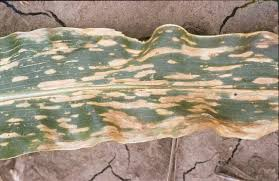
#> input picture test_samples/sample_corn_leaf.jfif, 279 x 181 px
$ python -i predict_leaf.py   (imports and definitions only)   (older library calls are emulated)
#> lines starting #> are read from the running program, lines starting #| are printed output that depends on the picture
import os
import sys

# ضمان ترميز UTF-8 في ويندوز
# [6 lines not run here, left out]

import argparse
import json
import cv2
import numpy as np
import joblib
from skimage.feature import graycomatrix, graycoprops, local_binary_pattern

# ========================================================
# تعريف فئات الـ Ensemble لإلغاء التسلسل (Unpickling)
# ========================================================
class GrandVotingEnsemble:
    # [4 lines left out: function __init__, not called in this run]

    def predict_proba(self, X):
        return sum(w * m.predict_proba(X) for w, m in zip(self.weights, self.models)) / sum(self.weights)

    def predict(self, X):
        probs = self.predict_proba(X)
        return np.argmax(probs, axis=1)

class SoftVotingEnsemble:
    # [4 lines left out: function __init__, not called in this run]

    def predict_proba(self, X):
        return sum(w * m.predict_proba(X) for w, m in zip(self.weights, self.models)) / sum(self.weights)

    def predict(self, X):
        probs = self.predict_proba(X)
        return np.argmax(probs, axis=1)

class HierarchicalPlantEngine:
    # [22 lines left out: functions __init__, predict_proba, not called in this run]

    def predict(self, X):
        probs = self.predict_proba(X)
        return np.argmax(probs, axis=1)

# ========================================================
# استخراج السمات المتقدمة المطابقة للنموذج الأكبر (554 ميزة)
# ========================================================
clahe_filter = cv2.createCLAHE(clipLimit=2.0, tileGridSize=(8, 8))

def extract_leaf_features(image_path, target_size=(128, 128)):
#> called with image_path = 'test_samples/sample_corn_leaf.jfif', target_size = (128, 128)
    img = cv2.imread(image_path)
#> img is the input picture: shape (181, 279, 3); mean B, G, R 127, 145.6, 159.7
    if img is None:
        return None
    img = cv2.resize(img, target_size)
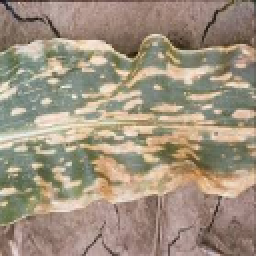
#> img: shape (128, 128, 3) (shown 2 times larger); mean B, G, R 126.7, 145.3, 159.4
    gray = cv2.cvtColor(img, cv2.COLOR_BGR2GRAY)
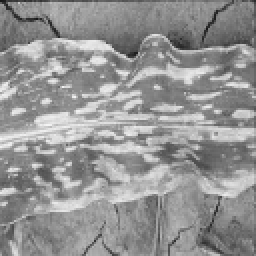
#> gray: shape (128, 128) (shown 2 times larger); min 22, max 245, mean 147.4

    # 1. تسوية الإضاءة والظلال (CLAHE)
    gray_eq = clahe_filter.apply(gray)
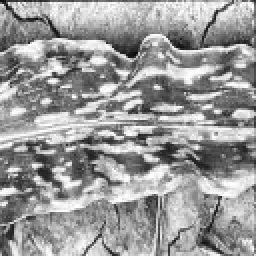
#> gray_eq: shape (128, 128) (shown 2 times larger); min 11, max 255, mean 153.2

    # 2. فضاء الألوان HSV (512 ميزة)
    hsv = cv2.cvtColor(img, cv2.COLOR_BGR2HSV)
#> hsv: shape (128, 128, 3); mean H, S, V 21.5, 55.6, 161.2
    hist_hsv = cv2.calcHist([hsv], [0, 1, 2], None, (8, 8, 8), [0, 180, 0, 256, 0, 256])
    cv2.normalize(hist_hsv, hist_hsv)

    # 3. إحصائيات الألوان في HSV و LAB (10 ميزات)
    lab = cv2.cvtColor(img, cv2.COLOR_BGR2LAB)
#> lab: shape (128, 128, 3); mean of channels 0, 1, 2 155.2, 130.2, 139.9
    color_moments = [
        hsv[:,:,0].mean(), hsv[:,:,0].std(),
        hsv[:,:,1].mean(), hsv[:,:,1].std(),
        hsv[:,:,2].mean(), hsv[:,:,2].std(),
        lab[:,:,1].mean(), lab[:,:,1].std(),
        lab[:,:,2].mean(), lab[:,:,2].std()
    ]
#> color_moments = [21.5, 17.95, 55.58, 23.23, 161.2, 38.42, 130.2, 5.94, 139.9, 6.04]

    # 4. مصفوفة الملمس GLCM (64 مستوى)
    gray_64 = (gray_eq // 4).astype(np.uint8)
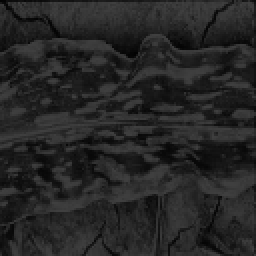
#> gray_64: shape (128, 128) (shown 2 times larger); min 2, max 63, mean 37.9
    glcm = graycomatrix(gray_64, distances=[1], angles=[0, np.pi/2], levels=64, symmetric=True, normed=True)
    f_glcm = [
        graycoprops(glcm, 'contrast').mean(),
        graycoprops(glcm, 'dissimilarity').mean(),
        graycoprops(glcm, 'homogeneity').mean(),
        graycoprops(glcm, 'energy').mean(),
        graycoprops(glcm, 'correlation').mean()
    ]
#> f_glcm = [88.19, 6.49, 0.184, 0.0292, 0.778]

    # 5. ملمس LBP المجهري (18 ميزة)
    lbp = local_binary_pattern(gray_eq, 16, 2, method="uniform")
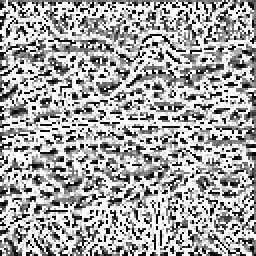
#> lbp: shape (128, 128) float64 (shown 2 times larger); min 0, max 17, mean 11.07; drawn with min black and max white
    (hist_lbp, _) = np.histogram(lbp.ravel(), bins=np.arange(0, 19), range=(0, 18))
#> hist_lbp = 18 values, max 5849 at index 17, min 372 at index 12, mean 910.2
    hist_lbp = hist_lbp.astype("float") / (hist_lbp.sum() + 1e-7)
#> hist_lbp = 18 values, max 0.357 at index 17, min 0.0227 at index 12, mean 0.0556

    # 6. عزوم الشكل الهندسية Hu Moments (7 ميزات)
    moments = cv2.moments(gray_eq)
#> moments = moments, m00 2509316, centre m10/m00, m01/m00 = (63.76, 63.33)
    hu = cv2.HuMoments(moments).flatten()
#> hu = [0.0011, 1.68e-09, 1.92e-13, 1.48e-13, 8.65e-27, 5.6e-19, -2.34e-26]
    for i in range(len(hu)):
        hu[i] = -1 * np.copysign(1.0, hu[i]) * np.log10(abs(hu[i]) + 1e-10)
#> this loop made 7 passes
#> after the loop, hu = [2.96, 8.75, 10, 10, 10, 10, -10]

    # 7. حدة حواف البقع (Laplacian Variance)
    lap_var = [cv2.Laplacian(gray_eq, cv2.CV_64F).var()]
#> lap_var = [8171.3]

    return np.hstack([hist_hsv.flatten(), color_moments, f_glcm, hist_lbp, hu, lap_var])

# ========================================================
# التنبؤ الذكي مع بوابة الأمان (Threshold Guard)
# ========================================================
# [110 lines left out: function predict_leaf, not called in this run]

# [14 lines not run here, left out]

>>> result = extract_leaf_features('test_samples/sample_corn_leaf.jfif')
#> result = 553 values, max 8171.3 at index 552, min -10 at index 551, mean 16.12
